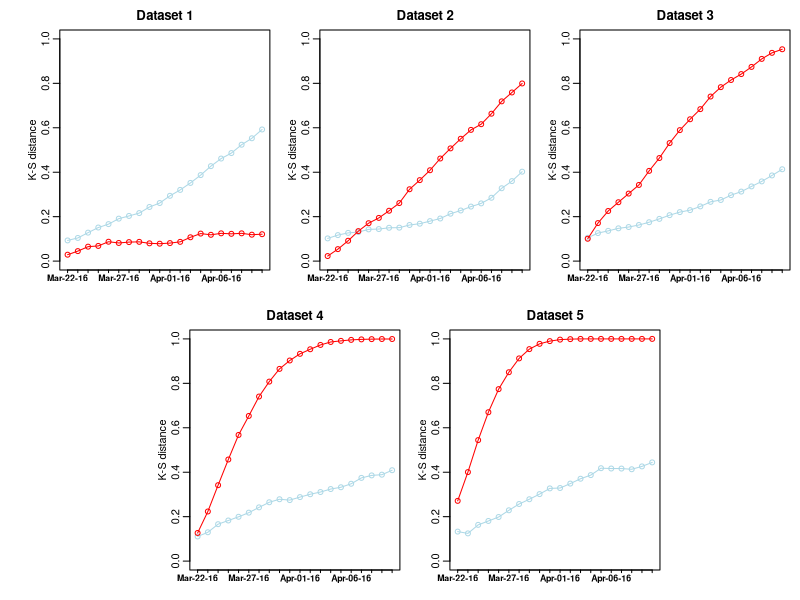

Here is the R script that generated this plot:

# read 
ks.test.cntl <- read.csv(file = "ks.test.csv")[, 2:6]
threshold <- read.csv(file = "threshold.csv")[, 2:6]

pdf("ks-distance-99.pdf", width = 7, height = 5)
time <- 1:20
dates <- as.Date(time, origin = "2016-03-21")
dates_ten <- dates[seq(1, 20, by = 1)]
par(mfrow=c(2,3), mar=c(3,2.5,2.5,1), mgp=c(1.6,.6,0), oma=c(0,1.5,0,0),
    mai = c(0.3, 0.4, 0.3, 0.1))	
layout(mat = matrix(c(1,1,2,2,3,3,0,4,4,5,5,0), nrow = 2, byrow = TRUE))
# layout.show(n = 5)
# axis(side=2,at=seq(0,8,1),las=2)
plot(dates, threshold[, 1], type = "o", ylim = c(0, 1), col = "lightblue", 
     ylab = "K-S distance", xaxt='n', xlab = " ")
lines(dates, ks.test.cntl[, 1], col = "red", type = "o")
title("Dataset 1")
axis(side=1, at=dates_ten, labels=format(dates_ten, "%b-%d-%y"), las = 1,
     cex.axis=0.8, las = 1, font = 2, tcl = -0.2, padj = -1)
plot(dates, threshold[, 2], type = "o", ylim = c(0, 1), col = "lightblue", 
     ylab = "K-S distance", xaxt='n', xlab = " ")
title("Dataset 2")
lines(dates, ks.test.cntl[, 2], col = "red", type = "o")
axis(side=1, at=dates_ten, labels=format(dates_ten, "%b-%d-%y"), las = 1,
     cex.axis=0.8, las = 1, font = 2, tcl = -0.2, padj = -1)
plot(dates, threshold[, 3], type = "o", ylim = c(0, 1), col = "lightblue", ylab = "K-S distance",
     xaxt='n', xlab = " ")
title("Dataset 3")
lines(dates, ks.test.cntl[, 3], col = "red", type = "o")
axis(side=1, at=dates_ten, labels=format(dates_ten, "%b-%d-%y"), las = 1,
     cex.axis=0.8, las = 1, font = 2, tcl = -0.2, padj = -1)
plot(dates, threshold[, 4], type = "o", ylim = c(0, 1), col = "lightblue", ylab = "K-S distance",
     xaxt='n', xlab = " ")
title("Dataset 4")
lines(dates, ks.test.cntl[, 4], col = "red", type = "o")
axis(side=1, at=dates_ten, labels=format(dates_ten, "%b-%d-%y"), las = 1,
     cex.axis=0.8, las = 1, font = 2, tcl = -0.2, padj = -1)
plot(dates, threshold[, 5], type = "o", ylim = c(0, 1), col = "lightblue", ylab = "K-S distance",
     xaxt='n', xlab = " ")
title("Dataset 5")
lines(dates, ks.test.cntl[, 5], col = "red", type = "o")
axis(side=1, at=dates_ten, labels=format(dates_ten, "%b-%d-%y"), las = 1,
     cex.axis=0.8, las = 1, font = 2, tcl = -0.2, padj = -1)
dev.off()
